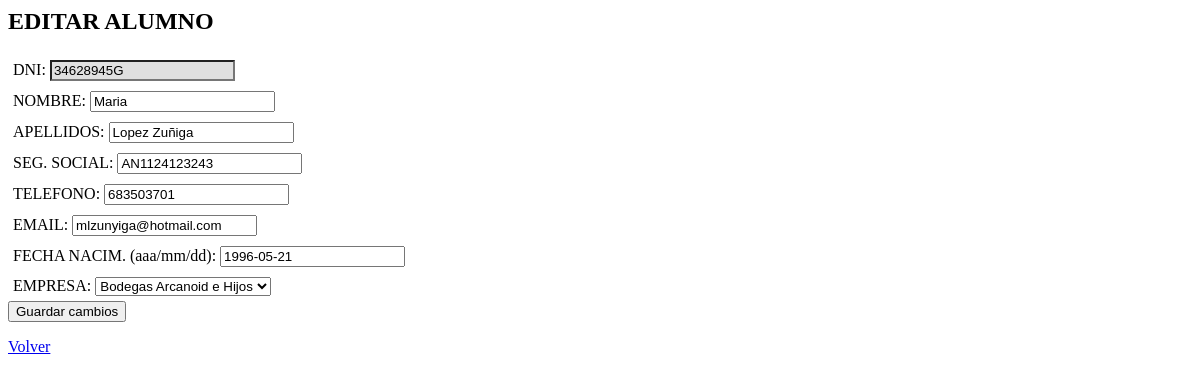
The page /editarAlumno.php?dniAl=34628945G on the database its author committed.
### tables this page shows
CREATE TABLE IF NOT EXISTS `alumno` (
  `DNI` varchar(9) NOT NULL,
  `NOMBRE` varchar(45) DEFAULT NULL,
  `APELLIDOS` varchar(45) DEFAULT NULL,
  `SEG. SOCIAL` varchar(14) DEFAULT NULL,
  `TELEFONO` varchar(9) DEFAULT NULL,
  `EMAIL` varchar(45) DEFAULT NULL,
  `FECHANACIMIENTO` date DEFAULT NULL,
  `EMPRESA_CIF` varchar(9) NOT NULL
);

### includes/dbconn.class.php (called while the page is built, shortened)
<?php
class DBConnection {
	private $connection;
	private $actual_result;
	function __construct() {
		if (!isset($this->connection) || is_null($this->connection)){
			$this->connection = new mysqli(DB_HOST,DB_USER,DB_PASS,DB_NAME);
		}
	}
	function query($sql) {
		$this->actual_result = $this->connection->query($sql);
	}
	function getNumRows() {
		if (isset($this->actual_result) || is_null($this->actual_result)) {
			return $this->actual_result->num_rows;
		}
		return 0;
	}
	function getRowAssoc($row_no) {
		if (isset($this->actual_result) || is_null($this->actual_result)) {
			$this->actual_result->data_seek($row_no);
			return $this->actual_result->fetch_assoc();
		}
		return NULL;
	}
}
?>

### includes/dao/alumno.dao.php (called while the page is built, shortened)
<?php
require_once('includes/dbconn.class.php');
require_once('includes/dom/alumno.class.php');
class AlumnoDAO {
	function cargaAlumno($dni) {
		$con = new DBConnection();
		$sql = "SELECT * FROM ALUMNO WHERE DNI = '$dni'";
		$con->query($sql);
		if ($con->getNumRows() >= 1) {
			$row = $con->getRowAssoc(0);
			$alu = new Alumno();
			$alu->setDni($dni);
			$alu->setNombre($row['NOMBRE']);
			$alu->setApellidos($row['APELLIDOS']);
			$alu->setSegSocial($row['SEG. SOCIAL']);
			$alu->setTelefono($row['TELEFONO']);
			$alu->setEmail($row['EMAIL']);
			$alu->setFechaNac($row['FECHANACIMIENTO']);
			$alu->setEmpresaCif($row['EMPRESA_CIF']);
			return $alu;
		}
		return NULL;
	}
}
?>

### includes/dom/alumno.class.php (called while the page is built, shortened)
<?php
class Alumno {
	private $dni;
	private $nombre;
	private $apellidos;
	private $seg_social;
	private $telefono;
	private $email;
	private $fecha_nac;
	private $empresa_cif;
	function getDni() {
		return $this->dni;
	}
	function setDni($dni) {
		$this->dni = $dni;
	}
	function getNombre() {
		return $this->nombre;
	}
	function setNombre($nombre) {
		$this->nombre = $nombre;
	}
	function getApellidos() {
		return $this->apellidos;
	}
	function setApellidos($apellidos) {
		$this->apellidos = $apellidos;
	}
	function getSegSocial() {
		return $this->seg_social;
	}
	function setSegSocial($seg_social) {
		$this->seg_social = $seg_social;
	}
	function getTelefono() {
		return $this->telefono;
	}
	function setTelefono($telefono) {
		$this->telefono = $telefono;
	}
	function getEmail() {
		return $this->email;
	}
	function setEmail($email) {
		$this->email = $email;
	}
	function getFechaNac() {
		return $this->fecha_nac;
	}
	function setFechaNac($fecha_nac) {
		$this->fecha_nac = $fecha_nac;
	}
	function getEmpresaCif() {
		return $this->empresa_cif;
	}
	function setEmpresaCif($empresa_cif) {
		$this->empresa_cif = $empresa_cif;
	}
}
?>

### includes/dao/empresa.dao.php (called while the page is built, shortened)
<?php
require_once('includes/dbconn.class.php');
require_once('includes/dom/empresa.class.php');
class EmpresaDAO {
	function cargaEmpresas() {
		$con = new DBConnection();
		$sql = "SELECT * FROM EMPRESA";
		$con->query($sql);
		if ($con->getNumRows() >= 1) {
			$emprs = array();
			for ($row_no = $con->getNumRows() - 1; $row_no >= 0; $row_no--) {
				$row = $con->getRowAssoc($row_no);
				$emp = new Empresa();
				$emp->setCif($row['CIF']);
				$emp->setRazonSocial($row['RAZON_SOCIAL']);
				$emp->setDomicilio($row['DOMICILIO']);
				$emp->setCiudad($row['CIUDAD']);
				$emp->setProvincia($row['PROVINCIA']);
				$emp->setTelefono($row['TELEFONO']);
				$emp->setEmail($row['EMAIL']);
				$emprs[] = $emp;
			}
			return $emprs;
		}
		return NULL;
	}
}
?>

### includes/dom/empresa.class.php (called while the page is built, shortened)
<?php
class Empresa {
	private $cif;
	private $razon_social;
	function getCif() {
		return $this->cif;
	}
	function setCif($cif) {
		$this->cif = $cif;
	}
	function getRazonSocial() {
		return $this->razon_social;
	}
	function setRazonSocial($razon_social) {
		$this->razon_social = $razon_social;
	}
}
?>

### editarAlumno.php (the view, shortened to what this page needs)
<?php
include('header.php');
require_once('includes/dao/empresa.dao.php');
require_once('includes/dao/alumno.dao.php');
$alumnoDao = new AlumnoDAO();
$alu = new Alumno();
if (isset($_POST['ea_save'])) {
	$dni = $_POST['ea_dni'];
	$nombre = $_POST['ea_nombre'];
	$apellidos = $_POST['ea_apellidos'];
	$seg_social = $_POST['ea_seg_social'];
	$telefono = $_POST['ea_telefono'];
	$email = $_POST['ea_email'];
	$fecha_nac = $_POST['ea_fecha_nac'];
	$empresa_cif = $_POST['ea_empresa_cif'];
	$alu->setDni($dni);
	$alu->setNombre($nombre);
	$alu->setApellidos($apellidos);
	$alu->setSegSocial($seg_social);
	$alu->setTelefono($telefono);
	$alu->setEmail($email);
	$alu->setFechaNac($fecha_nac);
	$alu->setEmpresaCif($empresa_cif);
	$res = $alumnoDao->editarAlumno($alu);
	if ($res === TRUE){
		echo "<p>Alumno editado correctamente...</p>";
	} else {
		echo "<p>ERROR al editar el alumno:</p><p>$res</p>";
	}
	echo "<p><a href=\"index.php\">Volver</a></p>";
}
else if (isset($_GET['dniAl']) && !empty($_GET['dniAl'])){
	$dniAl = $_GET['dniAl'];
	$alu = $alumnoDao->cargaAlumno($dniAl);
}
?>
<h2>EDITAR ALUMNO</h2>
<form name="abmEditAlumno" method="post" onSubmit="javascript:return confirmEditarAlumno();">
<label for="ea_dni">DNI:
<input name="ea_dni" type="text" value="<?php echo $alu->getDni(); ?>" readonly="readonly"></label>
<label for="ea_nombre">NOMBRE:
<input name="ea_nombre" type="text" value="<?php echo $alu->getNombre(); ?>"></label>
<label for="ea_apellidos">APELLIDOS:
<input name="ea_apellidos" type="text" value="<?php echo $alu->getApellidos(); ?>"></label>
<label for="ea_seg_socia">SEG. SOCIAL:
<input name="ea_seg_social" type="text" value="<?php echo $alu->getSegSocial(); ?>"></label>
<label for="ea_telefono">TELEFONO:
<input name="ea_telefono" type="text" value="<?php echo $alu->getTelefono(); ?>"></label>
<label for="ea_email">EMAIL:
<input name="ea_email" type="text" value="<?php echo $alu->getEmail(); ?>"></label>
<label for="ea_fecha_nac">FECHA NACIM. (aaa/mm/dd):
<input name="ea_fecha_nac" type="text" value="<?php echo $alu->getFechaNac(); ?>"></label>
<label for="ea_empresa_cif">EMPRESA:
<select name="ea_empresa_cif" value="<?php echo $alu->getEmpresaCif(); ?>">
<?php
$empresaDao = new EmpresaDAO();
$empresas = $empresaDao->cargaEmpresas();
foreach($empresas as $empresa) {
	$sel = "";
	if ($empresa->getCif() == $alu->getEmpresaCif()) {
		$sel = "selected=\"selected\"";
	}
	echo "<option value=\"" . $empresa->getCif() . "\" $sel>" . $empresa->getRazonSocial() . "</option>";
}
?>
</select></label>
<input type="submit" name="ea_save" value="Guardar cambios" />
</form>
<a href="index.php">Volver</a>
<?php
include('footer.php');
?>

### css/estilos.css (style rules this page uses)
label { clear:both; float:left; margin:5px; }
input[readonly="readonly"] { background-color:#e0e0e0; }

### rows shown on the page
alumno: ea_dni "34628945G", ea_nombre "Maria", ea_apellidos "Lopez Zuñiga", ea_seg_social "AN1124123243", ea_telefono "683503701", ea_email "mlzunyiga@hotmail.com", ea_fecha_nac "1996-05-21"

### other values the page prints
form field ea_empresa_cif "Bodegas Arcanoid e Hijos"
